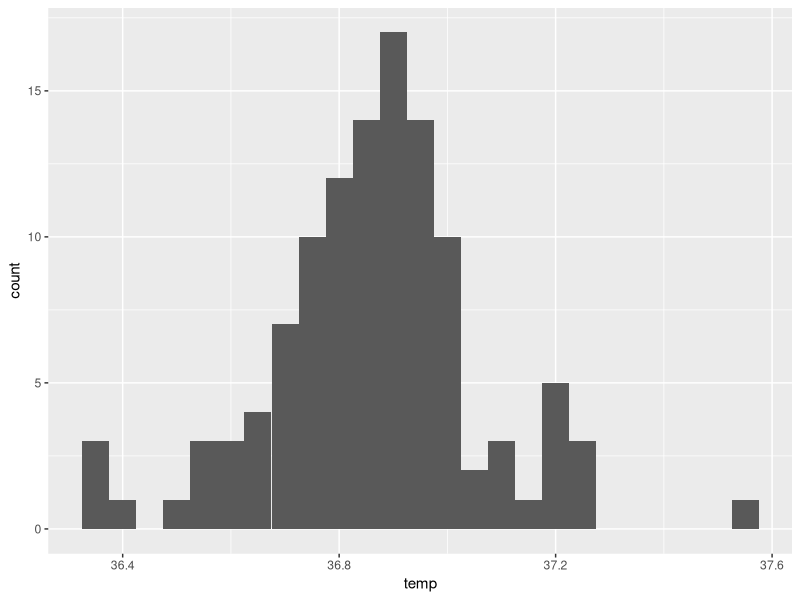
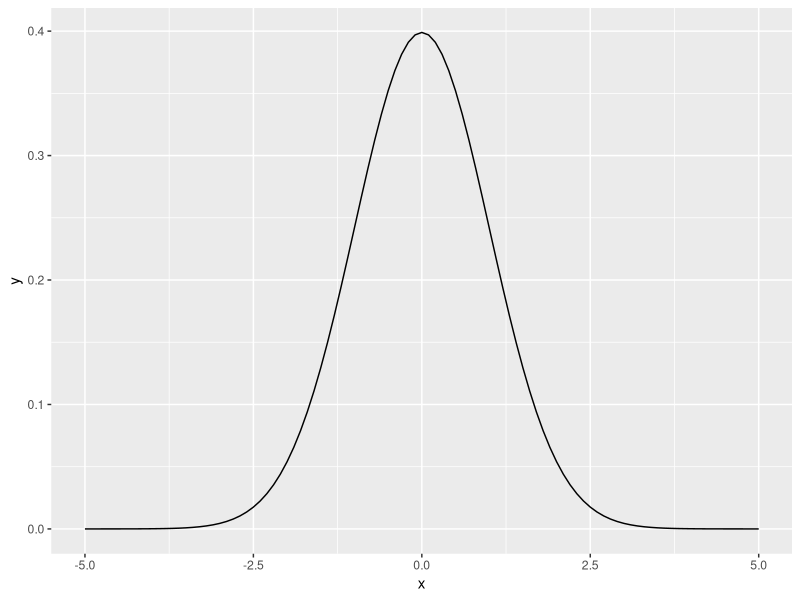
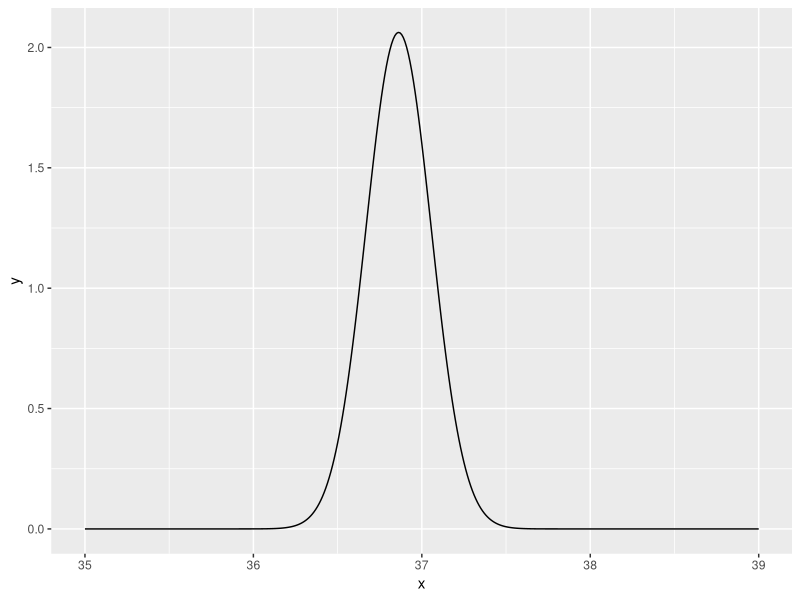
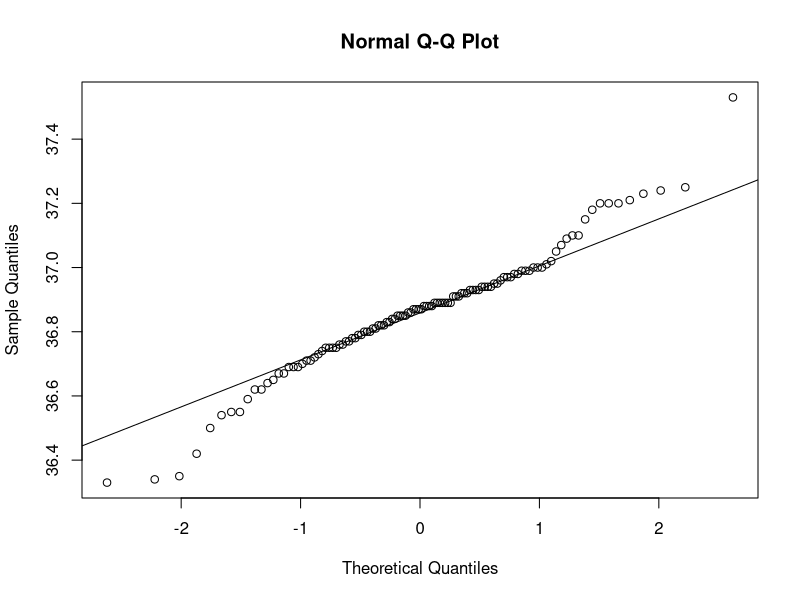

R code for these plots, in order:
## ---- chunk 1
knitr::opts_chunk$set(echo = TRUE)
library(tidyverse)
## ---- chunk 2
beaver1 %>% ggplot(aes(x=temp)) +
  geom_histogram(bins=25)
## ---- chunk 3
data.frame(x = seq(-5,5,.1)) %>% 
  mutate(y = dnorm(x, mean = 0, sd = 1)) %>% 
  ggplot(aes(x,y)) +
  geom_path()
## ---- chunk 4
range(beaver1$temp)
data.frame(x = seq(35, 39,.01)) %>% 
  mutate(y = dnorm(x, mean = mean(beaver1$temp), sd = sd(beaver1$temp))) %>% 
  ggplot(aes(x,y)) +
  geom_path()
## ---- chunk 5
qqnorm(beaver1$temp)
qqline(beaver1$temp)
